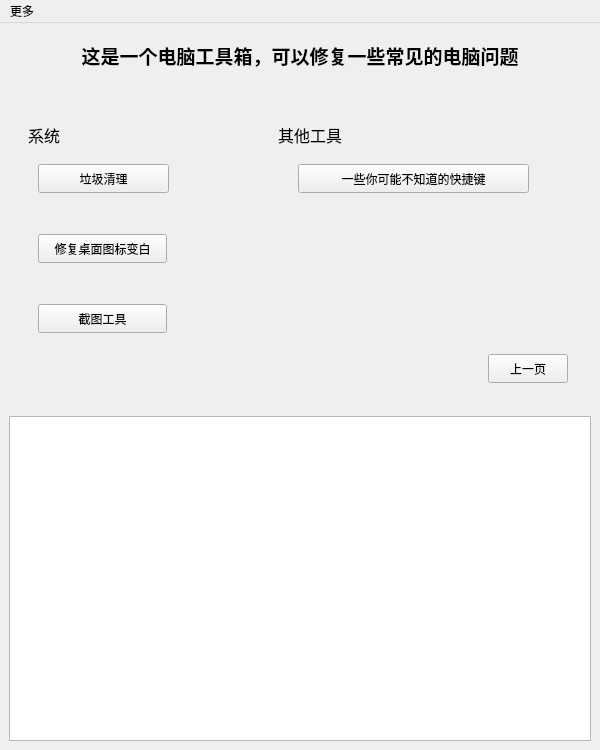
<?xml version="1.0" encoding="UTF-8"?>
<ui version="4.0">
 <class>MainWindow</class>
 <widget class="QMainWindow" name="MainWindow">
  <property name="geometry">
   <rect>
    <x>0</x>
    <y>0</y>
    <width>600</width>
    <height>750</height>
   </rect>
  </property>
  <property name="minimumSize">
   <size>
    <width>600</width>
    <height>750</height>
   </size>
  </property>
  <property name="maximumSize">
   <size>
    <width>600</width>
    <height>750</height>
   </size>
  </property>
  <property name="windowTitle">
   <string>MainWindow</string>
  </property>
  <widget class="QWidget" name="centralwidget">
   <layout class="QVBoxLayout" name="verticalLayout_2">
    <item>
     <widget class="QWidget" name="widget" native="true">
      <layout class="QHBoxLayout" name="horizontalLayout">
       <item>
        <widget class="QLabel" name="label">
         <property name="font">
          <font>
           <family>宋体</family>
           <pointsize>14</pointsize>
           <bold>true</bold>
          </font>
         </property>
         <property name="text">
          <string>这是一个电脑工具箱，可以修复一些常见的电脑问题</string>
         </property>
         <property name="alignment">
          <set>Qt::AlignCenter</set>
         </property>
        </widget>
       </item>
      </layout>
     </widget>
    </item>
    <item>
     <widget class="QWidget" name="widget_4" native="true">
      <layout class="QVBoxLayout" name="verticalLayout">
       <item>
        <widget class="QStackedWidget" name="stackedWidget">
         <property name="currentIndex">
          <number>1</number>
         </property>
         <widget class="QWidget" name="page">
          <widget class="QLabel" name="label_3">
           <property name="geometry">
            <rect>
             <x>10</x>
             <y>130</y>
             <width>80</width>
             <height>20</height>
            </rect>
           </property>
           <property name="font">
            <font>
             <family>宋体</family>
             <pointsize>12</pointsize>
             <italic>false</italic>
             <bold>false</bold>
             <underline>false</underline>
            </font>
           </property>
           <property name="text">
            <string>高级选项</string>
           </property>
          </widget>
          <widget class="QWidget" name="widget_2" native="true">
           <property name="geometry">
            <rect>
             <x>10</x>
             <y>40</y>
             <width>534</width>
             <height>72</height>
            </rect>
           </property>
           <widget class="QPushButton" name="btn_autoCheck">
            <property name="geometry">
             <rect>
              <x>10</x>
              <y>10</y>
              <width>111</width>
              <height>51</height>
             </rect>
            </property>
            <property name="text">
             <string>自动检测并修复</string>
            </property>
           </widget>
           <widget class="QPushButton" name="btn_showNetWork">
            <property name="geometry">
             <rect>
              <x>210</x>
              <y>10</y>
              <width>111</width>
              <height>51</height>
             </rect>
            </property>
            <property name="text">
             <string>查看网络信息</string>
            </property>
           </widget>
           <widget class="QPushButton" name="btn_netWorkTest">
            <property name="geometry">
             <rect>
              <x>390</x>
              <y>10</y>
              <width>121</width>
              <height>51</height>
             </rect>
            </property>
            <property name="text">
             <string> 网络测试</string>
            </property>
           </widget>
          </widget>
          <widget class="QWidget" name="widget_3" native="true">
           <property name="geometry">
            <rect>
             <x>10</x>
             <y>160</y>
             <width>534</width>
             <height>72</height>
            </rect>
           </property>
           <widget class="QPushButton" name="btn_refreshDNS">
            <property name="geometry">
             <rect>
              <x>10</x>
              <y>10</y>
              <width>111</width>
              <height>51</height>
             </rect>
            </property>
            <property name="text">
             <string>刷新网络配置</string>
            </property>
           </widget>
           <widget class="QPushButton" name="btn_resetWinSock">
            <property name="geometry">
             <rect>
              <x>210</x>
              <y>10</y>
              <width>111</width>
              <height>51</height>
             </rect>
            </property>
            <property name="text">
             <string>重置WinSock</string>
            </property>
           </widget>
          </widget>
          <widget class="QLabel" name="label_2">
           <property name="geometry">
            <rect>
             <x>11</x>
             <y>11</y>
             <width>40</width>
             <height>20</height>
            </rect>
           </property>
           <property name="font">
            <font>
             <family>宋体</family>
             <pointsize>12</pointsize>
             <italic>false</italic>
             <bold>false</bold>
             <underline>false</underline>
            </font>
           </property>
           <property name="text">
            <string>网络</string>
           </property>
          </widget>
          <widget class="QPushButton" name="btn_nextPage">
           <property name="geometry">
            <rect>
             <x>470</x>
             <y>260</y>
             <width>80</width>
             <height>29</height>
            </rect>
           </property>
           <property name="text">
            <string>下一页</string>
           </property>
          </widget>
         </widget>
         <widget class="QWidget" name="page_2">
          <widget class="QLabel" name="label_4">
           <property name="geometry">
            <rect>
             <x>10</x>
             <y>10</y>
             <width>264</width>
             <height>61</height>
            </rect>
           </property>
           <property name="font">
            <font>
             <family>宋体</family>
             <pointsize>12</pointsize>
             <italic>false</italic>
             <bold>false</bold>
             <underline>false</underline>
            </font>
           </property>
           <property name="text">
            <string>系统</string>
           </property>
          </widget>
          <widget class="QWidget" name="widget_5" native="true">
           <property name="geometry">
            <rect>
             <x>10</x>
             <y>60</y>
             <width>251</width>
             <height>221</height>
            </rect>
           </property>
           <widget class="QPushButton" name="btn_cleaner">
            <property name="geometry">
             <rect>
              <x>10</x>
              <y>10</y>
              <width>131</width>
              <height>29</height>
             </rect>
            </property>
            <property name="text">
             <string>垃圾清理</string>
            </property>
           </widget>
           <widget class="QPushButton" name="btn_fixWhite">
            <property name="geometry">
             <rect>
              <x>10</x>
              <y>80</y>
              <width>129</width>
              <height>29</height>
             </rect>
            </property>
            <property name="text">
             <string>修复桌面图标变白</string>
            </property>
           </widget>
           <widget class="QPushButton" name="btn_prt">
            <property name="geometry">
             <rect>
              <x>10</x>
              <y>150</y>
              <width>129</width>
              <height>29</height>
             </rect>
            </property>
            <property name="text">
             <string>截图工具</string>
            </property>
           </widget>
          </widget>
          <widget class="QPushButton" name="btn_prePage">
           <property name="geometry">
            <rect>
             <x>470</x>
             <y>260</y>
             <width>80</width>
             <height>29</height>
            </rect>
           </property>
           <property name="text">
            <string>上一页</string>
           </property>
          </widget>
          <widget class="QLabel" name="label_5">
           <property name="geometry">
            <rect>
             <x>260</x>
             <y>10</y>
             <width>264</width>
             <height>61</height>
            </rect>
           </property>
           <property name="font">
            <font>
             <family>宋体</family>
             <pointsize>12</pointsize>
             <italic>false</italic>
             <bold>false</bold>
             <underline>false</underline>
            </font>
           </property>
           <property name="text">
            <string>其他工具</string>
           </property>
          </widget>
          <widget class="QWidget" name="widget_6" native="true">
           <property name="geometry">
            <rect>
             <x>270</x>
             <y>60</y>
             <width>251</width>
             <height>191</height>
            </rect>
           </property>
           <widget class="QPushButton" name="btn_key">
            <property name="geometry">
             <rect>
              <x>10</x>
              <y>10</y>
              <width>231</width>
              <height>29</height>
             </rect>
            </property>
            <property name="text">
             <string>一些你可能不知道的快捷键</string>
            </property>
           </widget>
          </widget>
         </widget>
        </widget>
       </item>
      </layout>
     </widget>
    </item>
    <item>
     <widget class="QTextBrowser" name="textBrowser"/>
    </item>
   </layout>
  </widget>
  <widget class="QMenuBar" name="menubar">
   <property name="geometry">
    <rect>
     <x>0</x>
     <y>0</y>
     <width>600</width>
     <height>25</height>
    </rect>
   </property>
   <widget class="QMenu" name="menu">
    <property name="title">
     <string>更多</string>
    </property>
    <addaction name="actionAbout"/>
   </widget>
   <addaction name="menu"/>
  </widget>
  <action name="actionAbout">
   <property name="text">
    <string>关于</string>
   </property>
  </action>
 </widget>
 <resources/>
 <connections/>
</ui>
